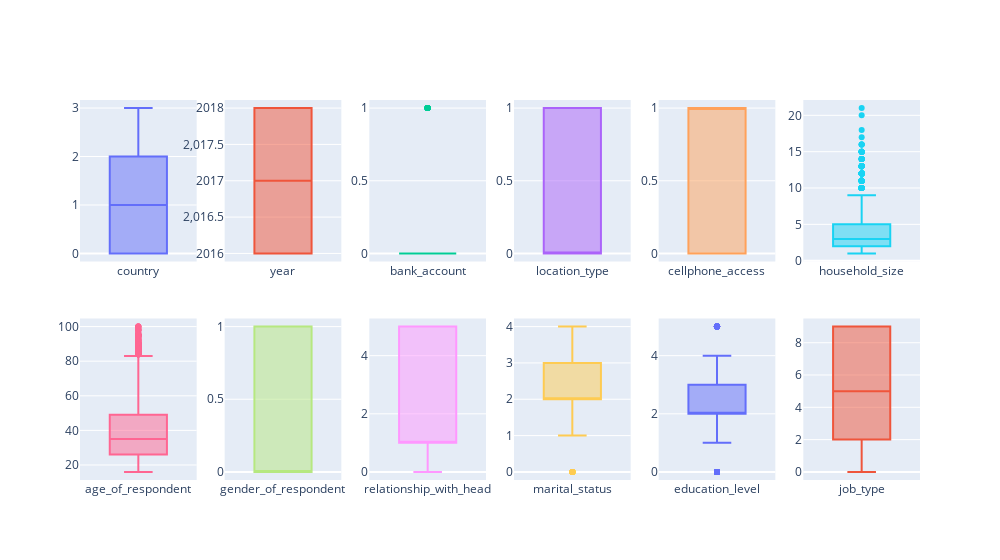

Notebook cell for this chart:
### Code cell
def plots(df):
    figure = make_subplots(2,6)
    for i , column in enumerate(df.columns) :
        row = (i//6)+1
        col = (i%6)+1
        figure.add_trace(go.Box(y=df[column] , name= column) , row= row , col= col)
    figure.update_layout(width = 1000 , showlegend = False)
    figure.show()

plots(df1)

### Figure 1 — Plotly figure (JSON) as saved in the notebook; plotly's stock layout.template omitted (floating-point values rounded to 4 significant figures; data arrays with more than 128 entries replaced by an {"elided": "..."} marker saying what was removed)
{"data": [{"name": "country", "type": "box", "xaxis": "x", "y": {"elided": "23524 int values"}, "yaxis": "y"}, {"name": "year", "type": "box", "xaxis": "x2", "y": {"elided": "23524 int values"}, "yaxis": "y2"}, {"name": "bank_account", "type": "box", "xaxis": "x3", "y": {"elided": "23524 int values"}, "yaxis": "y3"}, {"name": "location_type", "type": "box", "xaxis": "x4", "y": {"elided": "23524 int values"}, "yaxis": "y4"}, {"name": "cellphone_access", "type": "box", "xaxis": "x5", "y": {"elided": "23524 int values"}, "yaxis": "y5"}, {"name": "household_size", "type": "box", "xaxis": "x6", "y": {"elided": "23524 int values"}, "yaxis": "y6"}, {"name": "age_of_respondent", "type": "box", "xaxis": "x7", "y": {"elided": "23524 int values"}, "yaxis": "y7"}, {"name": "gender_of_respondent", "type": "box", "xaxis": "x8", "y": {"elided": "23524 int values"}, "yaxis": "y8"}, {"name": "relationship_with_head", "type": "box", "xaxis": "x9", "y": {"elided": "23524 int values"}, "yaxis": "y9"}, {"name": "marital_status", "type": "box", "xaxis": "x10", "y": {"elided": "23524 int values"}, "yaxis": "y10"}, {"name": "education_level", "type": "box", "xaxis": "x11", "y": {"elided": "23524 int values"}, "yaxis": "y11"}, {"name": "job_type", "type": "box", "xaxis": "x12", "y": {"elided": "23524 int values"}, "yaxis": "y12"}], "layout": {"showlegend": false, "width": 1000, "xaxis": {"anchor": "y", "domain": [0, 0.1389]}, "xaxis10": {"anchor": "y10", "domain": [0.5167, 0.6556]}, "xaxis11": {"anchor": "y11", "domain": [0.6889, 0.8278]}, "xaxis12": {"anchor": "y12", "domain": [0.8611, 1]}, "xaxis2": {"anchor": "y2", "domain": [0.1722, 0.3111]}, "xaxis3": {"anchor": "y3", "domain": [0.3444, 0.4833]}, "xaxis4": {"anchor": "y4", "domain": [0.5167, 0.6556]}, "xaxis5": {"anchor": "y5", "domain": [0.6889, 0.8278]}, "xaxis6": {"anchor": "y6", "domain": [0.8611, 1]}, "xaxis7": {"anchor": "y7", "domain": [0, 0.1389]}, "xaxis8": {"anchor": "y8", "domain": [0.1722, 0.3111]}, "xaxis9": {"anchor": "y9", "domain": [0.3444, 0.4833]}, "yaxis": {"anchor": "x", "domain": [0.575, 1]}, "yaxis10": {"anchor": "x10", "domain": [0, 0.425]}, "yaxis11": {"anchor": "x11", "domain": [0, 0.425]}, "yaxis12": {"anchor": "x12", "domain": [0, 0.425]}, "yaxis2": {"anchor": "x2", "domain": [0.575, 1]}, "yaxis3": {"anchor": "x3", "domain": [0.575, 1]}, "yaxis4": {"anchor": "x4", "domain": [0.575, 1]}, "yaxis5": {"anchor": "x5", "domain": [0.575, 1]}, "yaxis6": {"anchor": "x6", "domain": [0.575, 1]}, "yaxis7": {"anchor": "x7", "domain": [0, 0.425]}, "yaxis8": {"anchor": "x8", "domain": [0, 0.425]}, "yaxis9": {"anchor": "x9", "domain": [0, 0.425]}}}
